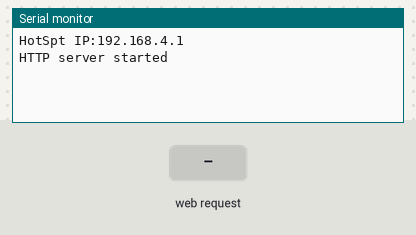
Bench run of a sketch on a simulated ESP8266 (NodeMCU). On the bench: the last lines printed to the serial monitor. The test bench sets the inputs (shaded band).

Above: at 1.2 s.
1.3 s: HTTP request GET /setLED?LEDstate=1 received
At 1.8 s:
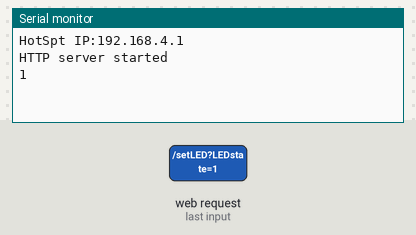
2.8 s: HTTP request GET /setLED?LEDstate=0 received
At 4.2 s:
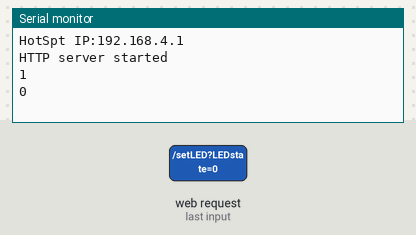

The sketch:

ESP8266.ino
```cpp
#include <ESP8266WiFi.h>
#include <WiFiClient.h>
#include <ESP8266WebServer.h>

#include "index.h"

#include<SoftwareSerial.h>
SoftwareSerial s(D2,D3);

//SSID and Password to your ESP Access Point
const char* ssid = "ESPWebServer";
const char* password = "12345678";

ESP8266WebServer server(80); //Server on port 80

void handleRoot() {
  String str=MAIN_page;
  server.send(200, "text/html", str);
}

void handleLED() {
 String ledState = "OFF";
 String t_state = server.arg("LEDstate"); //Refer  xhttp.open("GET", "setLED?LEDstate="+led, true);
 Serial.println(t_state);
 if(t_state == "1")
 {
  s.print("ON");
  ledState = "ON"; //Feedback parameter
 }
 else
 {
  s.print("OFF");
  ledState = "OFF"; //Feedback parameter
 }

 server.send(200, "text/plane", ledState); //Send web page
}

//===============================================================
//                  SETUP
//===============================================================
void setup(void){
  Serial.begin(9600);
  Serial.println("");
  s.begin(9600);
  WiFi.mode(WIFI_AP);           //Only Access point
  WiFi.softAP(ssid, password);
  IPAddress myIP = WiFi.softAPIP(); //Get IP address
  Serial.print("HotSpt IP:");
  Serial.println(myIP);

  server.on("/", handleRoot);
  server.on("/setLED", handleLED);

  server.begin();
  Serial.println("HTTP server started");
  s.write(5);
}

void loop()
{
  server.handleClient();
}
```

index.h
```cpp
const char MAIN_page[] PROGMEM = R"=====(
<!DOCTYPE html>
<html>
<body>

<div id="demo">
<h1>The ESP8266 NodeMCU Update web page without refresh</h1>
  <button type="button" onclick="sendData(1)">LED ON</button>
  <button type="button" onclick="sendData(0)">LED OFF</button><BR>
</div>

<div>
    LED State is : <span id="LEDState">NA</span>
</div>
<script>
function sendData(led) {
  var xhttp = new XMLHttpRequest();
  xhttp.onreadystatechange = function() {
    if (this.readyState == 4 && this.status == 200) {
      document.getElementById("LEDState").innerHTML =
      this.responseText;
    }
  };
  xhttp.open("GET", "setLED?LEDstate="+led, true);
  xhttp.send();
}
</script>
</body>
</html>
)=====";
```

Measured:
- after the input at 1.3 s, the serial monitor: prints a new line at once (image 1)
- after the input at 2.8 s, the serial monitor: prints a new line at once (image 2)
